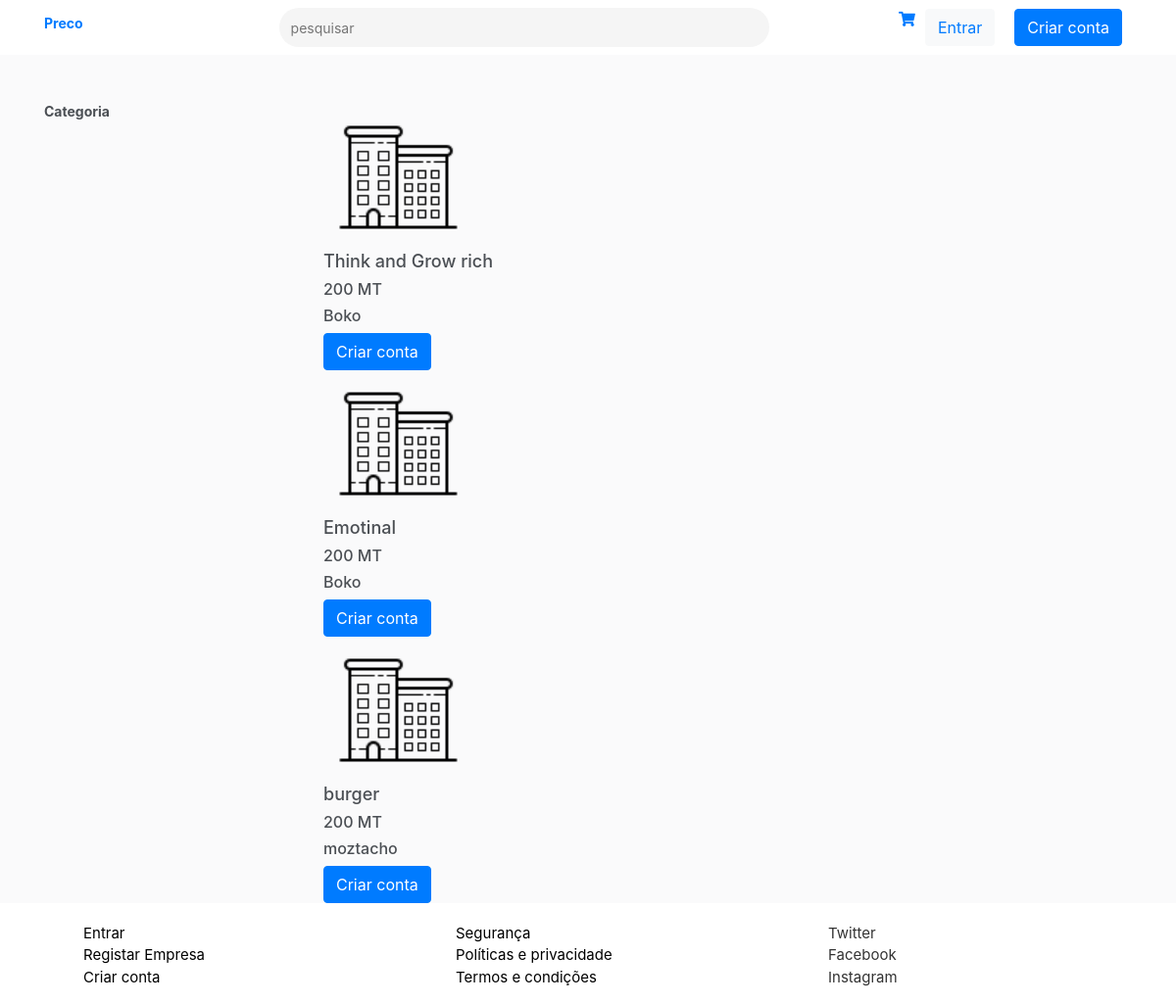
The app's page /product/ with its own data.
### dashboard/models.py (models this page shows, shortened)
class Product(models.Model):
    name = models.CharField(max_length=30, blank=True)
    categories = models.ForeignKey(Category, on_delete=models.CASCADE)
    price = models.IntegerField()
    description = models.TextField(max_length=30, blank=True)
    company = models.ForeignKey(Company, on_delete=models.CASCADE)
    discount = models.CharField(max_length=30, blank=True)
    type = models.ForeignKey(TypeDiscount, on_delete=models.CASCADE)
    total_number = models.IntegerField(blank=True)
    number = models.IntegerField(blank=True)

### account/models.py (models this page shows, shortened)
class Company(models.Model):
    user = models.OneToOneField(settings.AUTH_USER_MODEL, on_delete=models.CASCADE)
    commercial_name = models.CharField(max_length=30, blank=False, unique=False)
    company_logo = models.ImageField(upload_to='company_logo/', default='company_logo/default.jpg')
    address = models.CharField(max_length=30, blank=True)
    categories = models.ForeignKey(Category, on_delete=models.CASCADE, blank=True, unique=False, default=1)
    created_date = models.DateTimeField(default=timezone.now)
    uploaded_at = models.DateTimeField(blank=True, null=True)

### price/views.py (the view)
# urls.py: path("product/", views.product, name="product"),
def product(request):
    categories = Category.objects.filter(type_id=2)
    products = Product.objects.all()
    return render(request, 'products.html', {'products': products, 'categories': categories})

### price/templates/products.html (shortened to what this page needs)
{% extends "price/layout/base.html" %}
{% load staticfiles %}
{% load staticfiles %}
{% block styles %}
<link rel="stylesheet" href="{% static 'stylesheet/main.css' %}">
<link rel="stylesheet" href="https://use.fontawesome.com/releases/v5.7.2/css/all.css">
{% endblock %}
{% block content %}
<main>
    {% include "price/layout/navegation.html" %}
    <div class="container">
        <div class="row">
            <div class="col-md-3">
                <aside>
                    <nav>
                        <h1 class="category">Categoria</h1>
                    </nav>
                </aside>
            </div>
            <div class="col-md-8">
                <div class="row">
                    {% for product in products %}
                    <div class="col-md-12">
                        <div class="products">
                            <img src="{{ product.company.company_logo.url }}" alt="{{ company.commercial_name }} logo ">
                            <h2>{{ product.name }}</h2>
                            <h3>{{ product.price }} MT</h3>
                            <h3>{{ product.company.commercial_name }}</h3>
                            {% if request.user.is_authenticated %}
                            <a href="{% url 'add_to_cart' product.id   %}">
                                <button type="button" class="btn btn-primary add">Adicionar ao carinho</button>
                            </a>
                            {% else %}
                                            <button  class="btn btn-primary siginupButton" ><a href=" {% url 'signup' %}" title="" class="create-account" >Criar conta</a></button>
                            {% endif %}
                        </div>
                    </div>
                    {% endfor %}
                </div>
            </div>
        </div>
    </div>
</main>
{% include "price/layout/footer.html" %}
{% endblock %}

### price/static/stylesheet/main.css (style rules this page uses)
body { background-color:#fafafb; color:#4b4f54!important; font-size:15px!important; }
html, body { height:100%; margin:0; }
body { display:flex; flex-direction:column; }
nav h1 { font-size: 14px; font-weight: bold; }
.products img { height: 150px; -webkit-filter: grayscale(100%); filter: gray; filter: grayscale(100%); }
.products h2 { font-size: 18px; }
.products h3 { font-size: 16px; }
.create-account { color: white !important; }
nav { margin-bottom: 50px; }

### records on screen
Product: company.company_logo (placeholder picture), name "Think and Grow rich", price "200", company.commercial_name "Boko"
Product: company.company_logo (placeholder picture), name "Emotinal", price "200", company.commercial_name "Boko"
Product: company.company_logo (placeholder picture), name "burger", price "200", company.commercial_name "moztacho"
